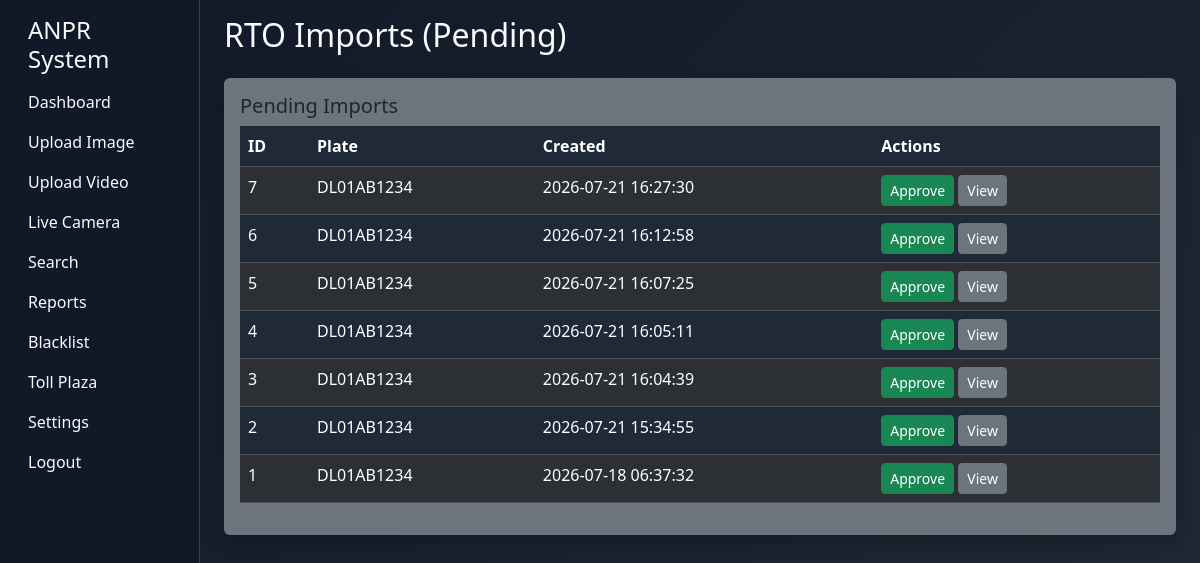
Page /admin/rto-imports (signed in) on the earlier database version.
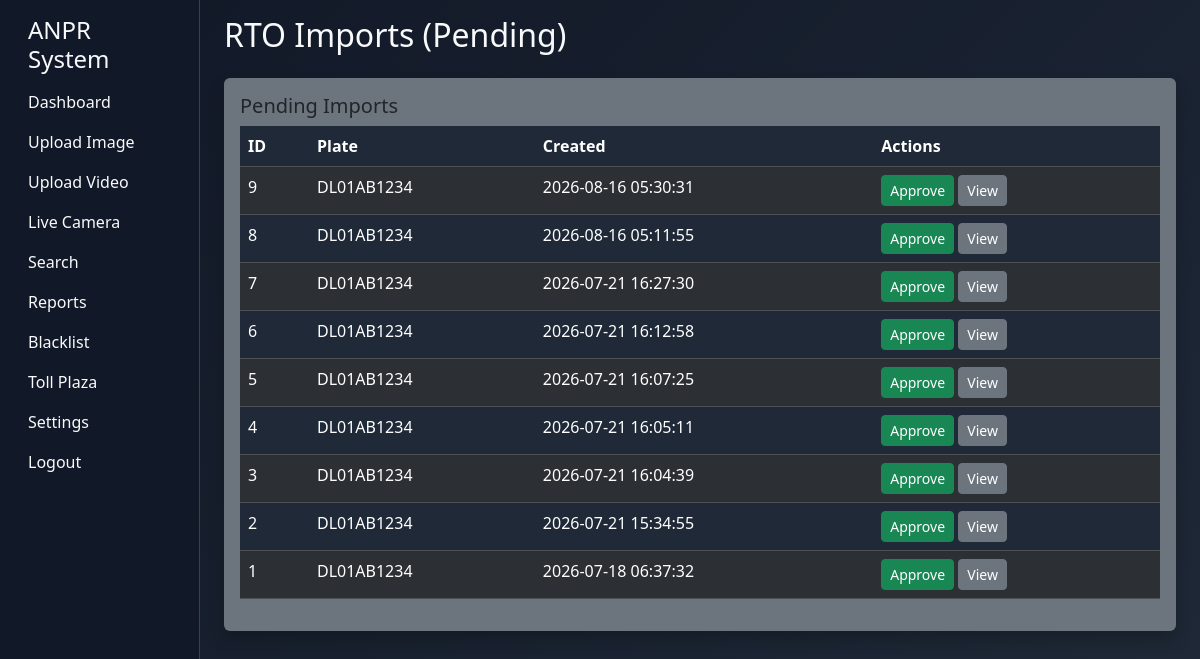
Same page on the later database version.
### tables this page shows
CREATE TABLE rto_imports (
                    id INTEGER PRIMARY KEY AUTOINCREMENT,
                    plate_number TEXT,
                    payload TEXT,
                    created_at TEXT DEFAULT CURRENT_TIMESTAMP,
                    approved INTEGER DEFAULT 0
                );

### app.py (the view)
@app.route('/admin/rto-imports')
def admin_rto_imports() -> Any:
    imports = database_manager.list_rto_imports(only_pending=True)
    return render_template('admin_rto_imports.html', imports=imports)

### app.py (called while the page is built)
@app.before_request
def require_login() -> None:
    public_routes = {"/login", "/logout", "/static/<path:filename>", "/api/health", "/api/spec"}
    if request.endpoint in {"static"}:
        return
    if request.path.startswith("/static/"):
        return
    if request.path in public_routes:
        return
    if "user_id" not in session:
        if request.path != "/login":
            return redirect(url_for("login"))

### modules/database_manager.py (called while the page is built)
    def _connect(self) -> sqlite3.Connection:
        conn = sqlite3.connect(self.db_path)
        conn.row_factory = sqlite3.Row
        return conn

    def list_rto_imports(self, only_pending: bool = True) -> list[dict[str, Any]]:
        with self._connect() as conn:
            if only_pending:
                rows = conn.execute("SELECT * FROM rto_imports WHERE approved = 0 ORDER BY id DESC").fetchall()
            else:
                rows = conn.execute("SELECT * FROM rto_imports ORDER BY id DESC").fetchall()
        return [dict(row) for row in rows]

### templates/admin_rto_imports.html
{% extends 'base.html' %}
{% block content %}
<h2 class="mb-4">RTO Imports (Pending)</h2>
<div class="card bg-secondary p-3">
  <h5>Pending Imports</h5>
  <table class="table table-dark table-striped">
    <thead><tr><th>ID</th><th>Plate</th><th>Created</th><th>Actions</th></tr></thead>
    <tbody>
      {% for imp in imports %}
      <tr>
        <td>{{ imp.id }}</td>
        <td>{{ imp.plate_number }}</td>
        <td>{{ imp.created_at }}</td>
        <td>
          <a class="btn btn-sm btn-success" href="{{ url_for('approve_rto_import', import_id=imp.id) }}">Approve</a>
          <a class="btn btn-sm btn-secondary" href="{{ url_for('view_rto_import', import_id=imp.id) }}">View</a>
        </td>
      </tr>
      {% endfor %}
    </tbody>
  </table>
</div>
{% endblock %}

### templates/base.html (shortened to what this page needs)
<!doctype html>
<html lang="en">
  <head>
    <link href="https://cdn.jsdelivr.net/npm/bootstrap@5.3.3/dist/css/bootstrap.min.css" rel="stylesheet">
    <link rel="stylesheet" href="{{ url_for('static', filename='css/style.css') }}">
  </head>
  <body class="bg-dark text-light">
    <div class="container-fluid">
      <div class="row">
        <nav class="col-md-3 col-lg-2 d-md-block sidebar py-3">
          <h4 class="px-3">ANPR System</h4>
          <ul class="nav flex-column">
            <li class="nav-item"><a class="nav-link" href="{{ url_for('dashboard') }}">Dashboard</a></li>
            <li class="nav-item"><a class="nav-link" href="{{ url_for('upload_image') }}">Upload Image</a></li>
            <li class="nav-item"><a class="nav-link" href="{{ url_for('upload_video') }}">Upload Video</a></li>
            <li class="nav-item"><a class="nav-link" href="{{ url_for('live_camera') }}">Live Camera</a></li>
            <li class="nav-item"><a class="nav-link" href="{{ url_for('search') }}">Search</a></li>
            <li class="nav-item"><a class="nav-link" href="{{ url_for('reports') }}">Reports</a></li>
            <li class="nav-item"><a class="nav-link" href="{{ url_for('blacklist') }}">Blacklist</a></li>
            <li class="nav-item"><a class="nav-link" href="{{ url_for('toll_plaza') }}">Toll Plaza</a></li>
            <li class="nav-item"><a class="nav-link" href="{{ url_for('settings') }}">Settings</a></li>
            <li class="nav-item"><a class="nav-link" href="{{ url_for('logout') }}">Logout</a></li>
          </ul>
        </nav>
        <main class="col-md-9 ms-sm-auto col-lg-10 px-md-4 py-3">
          {% block content %}{% endblock %}
        </main>
      </div>
    </div>
  </body>
</html>

### static/css/style.css (style rules this page uses)
body { min-height: 100vh; background: linear-gradient(135deg, #111827, #1f2937); color: #f9fafb; }
.sidebar { min-height: 100vh; background: #111827; border-right: 1px solid #374151; }
.sidebar .nav-link { color: #f9fafb; }
.card { border: none; box-shadow: 0 0.5rem 1rem rgba(0, 0, 0, 0.2); }
.table-dark { --bs-table-bg: #1f2937; }

Differences in the rows shown:
added rto_imports: id "9", plate_number "DL01AB1234", created_at "2026-08-16 05:30:31"
added rto_imports: id "8", plate_number "DL01AB1234", created_at "2026-08-16 05:11:55"
